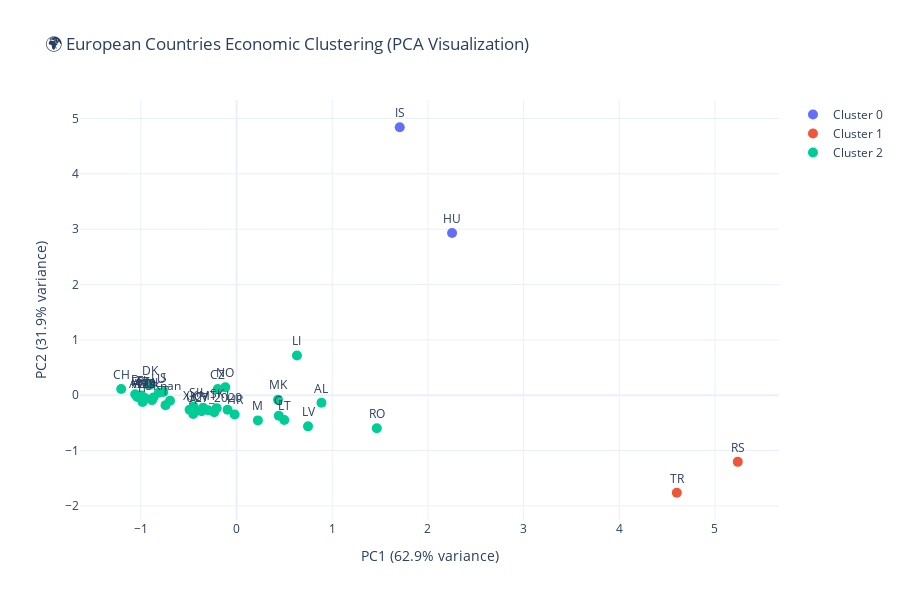

Notebook code cell kept with this figure:
### Markdown cell above
---

## 🎯 **Section 10: Country Clustering Analysis**
### Grouping European Economies by Economic Similarity

### Code cell
# 🎯 K-Means Clustering Analysis

print("🎯 COUNTRY CLUSTERING ANALYSIS")
print("=" * 80)

# Prepare clustering features (using latest year data)
df_latest_full = df_pivot.iloc[-1:].T.reset_index()
df_latest_full.columns = ['country', 'gdp_2024']

# Get clustering features for each country
clustering_features = []
for country in df_pivot.columns:
    country_data = df_pivot[country].dropna()
    if len(country_data) > 3:
        gdp_2024 = country_data.iloc[-1]
        cagr = ((country_data.iloc[-1] / country_data.iloc[0]) ** (1 / (len(country_data) - 1)) - 1) * 100
        volatility = country_data.pct_change().std() * 100
        clustering_features.append({
            'country': country,
            'gdp_2024': gdp_2024,
            'cagr': cagr,
            'volatility': volatility
        })

clustering_df = pd.DataFrame(clustering_features)

# Normalize features
scaler_cluster = StandardScaler()
features_scaled = scaler_cluster.fit_transform(clustering_df[['gdp_2024', 'cagr', 'volatility']])

# Determine optimal clusters using elbow method
inertias = []
silhouette_scores = []
K_range = range(2, 8)

for k in K_range:
    kmeans = KMeans(n_clusters=k, random_state=42, n_init=10)
    kmeans.fit(features_scaled)
    inertias.append(kmeans.inertia_)

# Use 3 clusters (reasonable for European economies)
optimal_k = 3
kmeans = KMeans(n_clusters=optimal_k, random_state=42, n_init=10)
clustering_df['cluster'] = kmeans.fit_predict(features_scaled)

print(f"\n✅ K-Means Clustering with k={optimal_k}:")
for cluster_id in range(optimal_k):
    cluster_countries = clustering_df[clustering_df['cluster'] == cluster_id]
    print(f"\n   Cluster {cluster_id} ({len(cluster_countries)} countries):")
    print(f"   Avg GDP 2024: €{cluster_countries['gdp_2024'].mean():,.0f}")
    print(f"   Avg CAGR: {cluster_countries['cagr'].mean():.2f}%")
    print(f"   Avg Volatility: {cluster_countries['volatility'].mean():.2f}%")
    print(f"   Countries: {', '.join(cluster_countries['country'].head(5).tolist())}")

# PCA for visualization
pca = PCA(n_components=2)
features_pca = pca.fit_transform(features_scaled)

fig = go.Figure()

for cluster_id in range(optimal_k):
    mask = clustering_df['cluster'] == cluster_id
    fig.add_trace(go.Scatter(
        x=features_pca[mask, 0],
        y=features_pca[mask, 1],
        mode='markers+text',
        name=f'Cluster {cluster_id}',
        text=clustering_df[mask]['country'],
        textposition='top center',
        marker=dict(size=10)
    ))

fig.update_layout(
    title="🌍 European Countries Economic Clustering (PCA Visualization)",
    xaxis_title=f"PC1 ({pca.explained_variance_ratio_[0]:.1%} variance)",
    yaxis_title=f"PC2 ({pca.explained_variance_ratio_[1]:.1%} variance)",
    height=600,
    template='plotly_white',
    hovermode='closest'
)
fig.show()

print(f"\n✅ Clustering analysis completed")

### Figure 1 — Plotly figure (JSON) as saved in the notebook; plotly's stock layout.template omitted (floating-point values rounded to 4 significant figures)
{"data": [{"marker": {"size": 10}, "mode": "markers+text", "name": "Cluster 0", "text": ["HU", "IS"], "textposition": "top center", "type": "scatter", "x": [2.252, 1.705], "y": [2.93, 4.842]}, {"marker": {"size": 10}, "mode": "markers+text", "name": "Cluster 1", "text": ["RS", "TR"], "textposition": "top center", "type": "scatter", "x": [5.239, 4.601], "y": [-1.204, -1.762]}, {"marker": {"size": 10}, "mode": "markers+text", "name": "Cluster 2", "text": ["A", "A12", "A19", "A20", "A21", "AL", "AT", "CH", "CY", "CZ", "D", "DK", "FI", "FR", "G", "HR", "I", "IT", "L", "LI", "LT", "LU", "LV", "M", "MK", "MT", "NL", "NO", "RO", "S", "SI", "SK", "T", "U27_2020", "UK", "XK", "nan"], "textposition": "top center", "type": "scatter", "x": [-0.4528, -0.9779, -0.9606, -0.9549, -1.012, 0.8875, -0.988, -1.206, -0.3661, -0.1966, -1.059, -0.9071, -0.9959, -1.04, 0.4416, -0.01999, -0.09404, -0.9823, -0.3494, 0.631, 0.4985, -0.8125, 0.7468, 0.223, 0.4333, -0.2968, -0.8685, -0.1176, 1.466, -0.7647, -0.449, -0.2077, -0.7424, -0.2334, -0.8832, -0.4912, -0.6956], "y": [-0.3403, -0.05127, -0.05472, -0.05617, -0.0461, -0.1361, -0.0261, 0.1135, -0.2897, 0.1117, 0.0182, 0.1851, -0.003951, -0.02483, -0.3707, -0.3489, -0.2637, -0.124, -0.2258, 0.718, -0.4488, 0.04436, -0.5629, -0.4551, -0.08029, -0.2706, -0.04086, 0.1422, -0.5973, 0.05824, -0.2093, -0.2332, -0.1795, -0.3073, -0.08812, -0.2631, -0.09841]}], "layout": {"height": 600, "hovermode": "closest", "title": {"text": "🌍 European Countries Economic Clustering (PCA Visualization)"}, "xaxis": {"title": {"text": "PC1 (62.9% variance)"}}, "yaxis": {"title": {"text": "PC2 (31.9% variance)"}}}}
